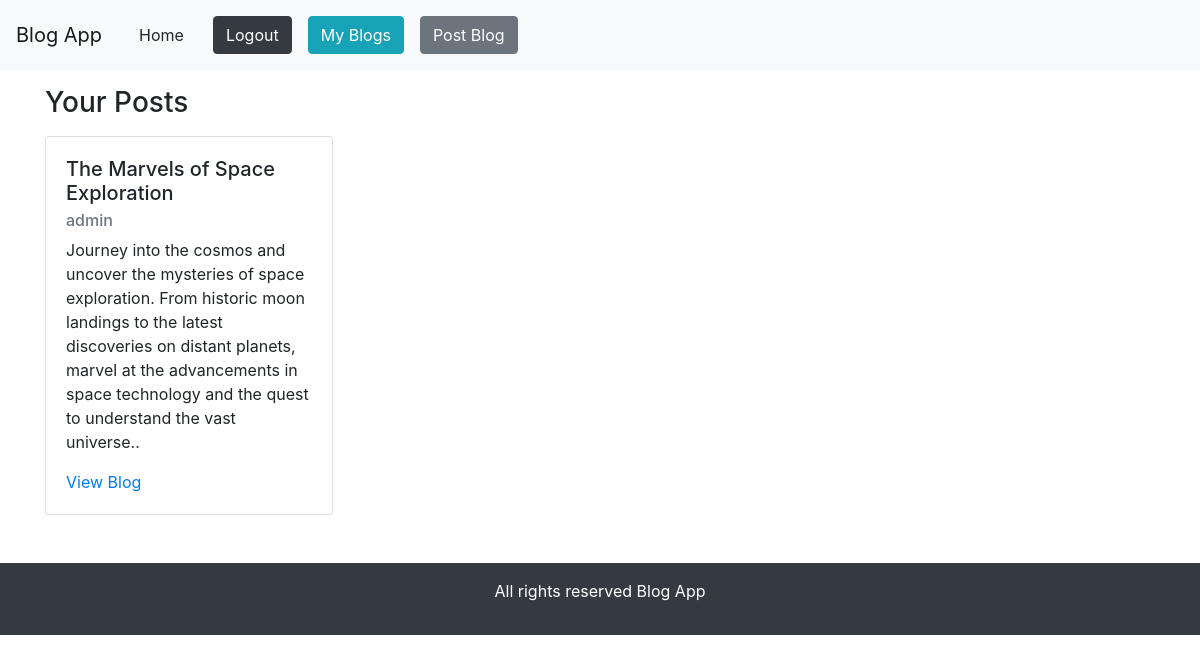
/myblog/ (signed in), run on the app's committed database.
### blog_app/models.py (models this page shows)
class BlogPost(models.Model):
    author = models.ForeignKey(User, on_delete=models.CASCADE)
    title = models.CharField(max_length=200)
    content = models.TextField()
    timestamp = models.DateTimeField(auto_now_add=True)

### blog_app/views.py (the view)
# urls.py: path('myblog/', views.Myblogs, name='myblogs'),
@login_required()
def Myblogs(request):
    user = request.user
    my_object = BlogPost.objects.filter(author=user)
    object_size = len(my_object)
    return render(request, 'blog_app/myblog.html', {'my_object': my_object ,'object_size': object_size})

### blog_app/templates/blog_app/myblog.html
{% extends "blog_app/base.html" %}
{% block content %}
<div class="container mt-3 mb-5">
    <h3 class="mb-3"> Your Posts</h3>
    <div class="row mb-5">
        {% for p in my_object %}
        <div class="col-lg-4">
            <div class="card" style="width: 18rem;">
                <div class="card-body">
                  <h5 class="card-title">{{p.title}}</h5>
                  <h6 class="card-subtitle mb-2 text-muted">{{p.author}}</h6>
                  <p class="card-text">{{p.content}}.</p>
                  <a href="{% url 'detail' p.id %}" class="card-link">View Blog</a>
                </div>
              </div>
        </div>
        {% endfor %}
    </div>
</div>
{% endblock  %}

### data on the page
BlogPost: title "The Marvels of Space Exploration", author "admin", content "Journey into the cosmos and uncover the mysteries of space exploration. From historic moon landings to the latest discoveries on distant planets, marvel at the advancements in space technology and the quest to understand the vast universe."
